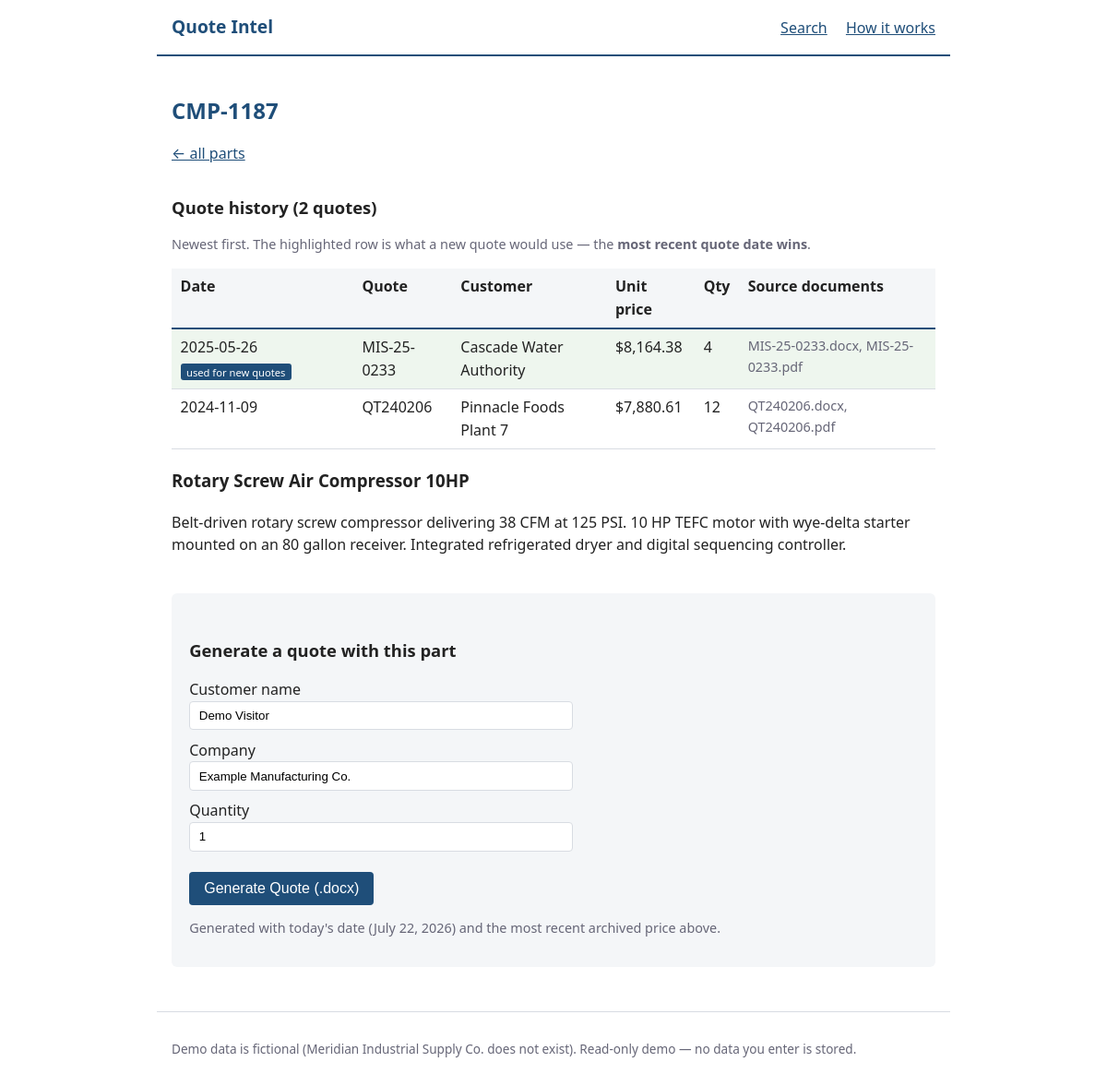
Page /part/CMP-1187 on the committed database.
### tables this page shows
CREATE TABLE line_items (
    id           INTEGER PRIMARY KEY,
    quote_id     INTEGER NOT NULL REFERENCES quotes(id) ON DELETE CASCADE,
    part_number  TEXT,
    product_name TEXT,
    description  TEXT,
    unit_price   REAL,
    quantity     INTEGER
);

CREATE TABLE quotes (
    id            INTEGER PRIMARY KEY,
    file          TEXT NOT NULL UNIQUE,
    quote_number  TEXT,
    quote_date    TEXT,            -- ISO YYYY-MM-DD
    customer      TEXT,
    indexed_at    TEXT NOT NULL DEFAULT (datetime('now')),
    input_tokens  INTEGER DEFAULT 0,
    output_tokens INTEGER DEFAULT 0
);

### app.py (the view, shortened to what this page needs)
@app.route("/part/<part>")
def part_page(part):
    history = part_history(part)
    return render_template("part.html", part=part.upper(), history=history,
                           today=date.today())

### app.py (called while the page is built)
def ro_connect():
    return sqlite3.connect(f"file:{DB_PATH.as_posix()}?mode=ro", uri=True)

### templates/part.html (shortened to what this page needs)
{% extends "base.html" %}
{% block content %}
<h1>{{ part }}</h1>
<p><a href="{{ url_for('home') }}">&larr; all parts</a></p>
<h2>Quote history ({{ history|length }} quote{{ "s" if history|length != 1 }})</h2>
<p class="muted">Newest first. The highlighted row is what a new quote would
use — the <strong>most recent quote date wins</strong>.</p>
<table class="history-table">
  <thead>
    <tr><th>Date</th><th>Quote</th><th>Customer</th><th>Unit price</th>
        <th>Qty</th><th>Source documents</th></tr>
  </thead>
  <tbody>
    {% for h in history %}
    <tr class="{{ 'winner' if loop.first }}">
      <td>{{ h.quote_date or "—" }}{% if loop.first %} <span class="badge">used for new quotes</span>{% endif %}</td>
      <td>{{ h.quote_number }}</td>
      <td>{{ h.customer or "—" }}</td>
      <td>{% if h.unit_price is not none %}${{ "{:,.2f}".format(h.unit_price) }}{% else %}—{% endif %}</td>
      <td>{{ h.quantity if h.quantity is not none else "—" }}</td>
      <td class="muted">{{ h.files|join(", ") }}</td>
    </tr>
    {% endfor %}
  </tbody>
</table>
{% set latest = history[0] %}
{% if latest.description %}
<h3>{{ latest.product_name or part }}</h3>
<p class="desc">{{ latest.description }}</p>
{% endif %}
<section class="generate-box">
  <h2>Generate a quote with this part</h2>
  <form action="{{ url_for('generate') }}" method="post">
    <label>Customer name
      <input type="text" name="customer" value="Demo Visitor" maxlength="80">
    </label>
    <label>Company
      <input type="text" name="company" value="Example Manufacturing Co." maxlength="80">
    </label>
    <label>Quantity
      <input type="number" name="qty" value="1" min="1" max="999">
    </label>
    <button type="submit">Generate Quote (.docx)</button>
  </form>
  <p class="muted">Generated with today's date ({{ today.strftime("%B %d, %Y") }})
     and the most recent archived price above.</p>
</section>
{% endblock %}

### static/style.css (style rules this page uses)
:root { --accent: #1f4e79; --ink: #222; --muted: #667; --line: #d8dce2; --bg-soft: #f4f6f8; --warn-bg: #fff4e5; }
* { box-sizing: border-box; }
body { margin: 0; font-family: system-ui, -apple-system, "Segoe UI", sans-serif; color: var(--ink); line-height: 1.55; }
h1 { font-size: 1.5rem; color: var(--accent); }
h2 { font-size: 1.15rem; margin-top: 2rem; }
a { color: var(--accent); }
.muted { color: var(--muted); font-size: 0.9rem; }
button, .button { background: var(--accent); color: #fff; border: none; border-radius: 4px; padding: 0.55rem 1rem; font-size: 1rem; cursor: pointer; text-decoration: none; display: inline-block; }
table { border-collapse: collapse; width: 100%; margin: 0.75rem 0; }
th, td { text-align: left; padding: 0.45rem 0.6rem; border-bottom: 1px solid var(--line); vertical-align: top; }
thead th { background: var(--bg-soft); border-bottom: 2px solid var(--accent); }
.history-table .winner { background: #eef6ee; }
.badge { background: var(--accent); color: #fff; font-size: 0.7rem; padding: 0.1rem 0.4rem; border-radius: 3px; white-space: nowrap; }
.generate-box { margin-top: 2.5rem; padding: 1rem 1.2rem; background: var(--bg-soft); border-radius: 6px; }
.generate-box label { display: block; margin: 0.6rem 0; max-width: 26rem; }
.generate-box input { display: block; width: 100%; padding: 0.45rem 0.6rem; border: 1px solid var(--line); border-radius: 4px; }
.generate-box button { margin-top: 0.8rem; }

### rows in the picture
line_items: quote_date "2025-05-26", shows "used for new quotes", quote_number "MIS-25-0233", customer "Cascade Water Authority", unit_price "8,164.38", quantity "4", files "MIS-25-0233.docx, MIS-25-0233.pdf", product_name "Rotary Screw Air Compressor 10HP", description "Belt-driven rotary screw compressor delivering 38 CFM at 125 PSI. 10 HP TEFC motor with wye-delta starter mounted on an 80 gallon receiver. Integrated refrigerated dryer and digital sequencing controller."
line_items: quote_date "2024-11-09", quote_number "QT240206", customer "Pinnacle Foods Plant 7", unit_price "7,880.61", quantity "12", files "QT240206.docx, QT240206.pdf"

### other values in the picture
{{ part }} "CMP-1187"
{{ history|length }} "2"
{{ "s" if history|length != 1 }} "s"
